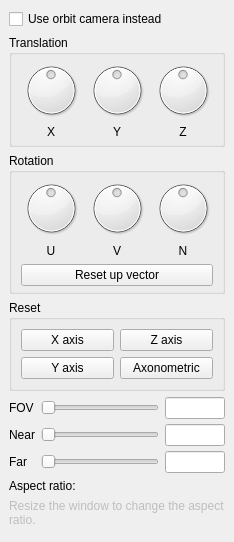
  <widget class="QDockWidget" name="camtransDock">
   <property name="windowTitle">
    <string>Camtrans</string>
   </property>
   <attribute name="dockWidgetArea">
    <number>1</number>
   </attribute>
   <widget class="QWidget" name="camtransDockContents">
    <layout class="QVBoxLayout" name="verticalLayout_10">
     <item>
      <widget class="QCheckBox" name="cameraOrbitCheckbox">
       <property name="text">
        <string>Use orbit camera instead</string>
       </property>
      </widget>
     </item>
     <item>
      <widget class="QGroupBox" name="cameraPosition">
       <property name="title">
        <string>Translation</string>
       </property>
       <layout class="QGridLayout" name="gridLayout">
        <property name="topMargin">
         <number>5</number>
        </property>
        <property name="bottomMargin">
         <number>5</number>
        </property>
        <property name="verticalSpacing">
         <number>5</number>
        </property>
        <item row="1" column="0">
         <widget class="QLabel" name="cameraPositionLabelX">
          <property name="text">
           <string>X</string>
          </property>
          <property name="alignment">
           <set>Qt::AlignCenter</set>
          </property>
         </widget>
        </item>
        <item row="1" column="1">
         <widget class="QLabel" name="cameraPositionLabelY">
          <property name="text">
           <string>Y</string>
          </property>
          <property name="alignment">
           <set>Qt::AlignCenter</set>
          </property>
         </widget>
        </item>
        <item row="1" column="2">
         <widget class="QLabel" name="cameraPositionLabelZ">
          <property name="text">
           <string>Z</string>
          </property>
          <property name="alignment">
           <set>Qt::AlignCenter</set>
          </property>
         </widget>
        </item>
        <item row="0" column="0">
         <widget class="QDial" name="transX">
          <property name="minimumSize">
           <size>
            <width>60</width>
            <height>60</height>
           </size>
          </property>
          <property name="maximumSize">
           <size>
            <width>60</width>
            <height>60</height>
           </size>
          </property>
          <property name="minimum">
           <number>-360</number>
          </property>
          <property name="maximum">
           <number>360</number>
          </property>
          <property name="singleStep">
           <number>10</number>
          </property>
          <property name="pageStep">
           <number>30</number>
          </property>
          <property name="orientation">
           <enum>Qt::Horizontal</enum>
          </property>
          <property name="invertedControls">
           <bool>true</bool>
          </property>
          <property name="wrapping">
           <bool>true</bool>
          </property>
         </widget>
        </item>
        <item row="0" column="1">
         <widget class="QDial" name="transY">
          <property name="minimumSize">
           <size>
            <width>60</width>
            <height>60</height>
           </size>
          </property>
          <property name="maximumSize">
           <size>
            <width>60</width>
            <height>60</height>
           </size>
          </property>
          <property name="minimum">
           <number>-360</number>
          </property>
          <property name="maximum">
           <number>360</number>
          </property>
          <property name="singleStep">
           <number>10</number>
          </property>
          <property name="pageStep">
           <number>30</number>
          </property>
          <property name="orientation">
           <enum>Qt::Horizontal</enum>
          </property>
          <property name="invertedControls">
           <bool>true</bool>
          </property>
          <property name="wrapping">
           <bool>true</bool>
          </property>
         </widget>
        </item>
        <item row="0" column="2">
         <widget class="QDial" name="transZ">
          <property name="minimumSize">
           <size>
            <width>60</width>
            <height>60</height>
           </size>
          </property>
          <property name="maximumSize">
           <size>
            <width>60</width>
            <height>60</height>
           </size>
          </property>
          <property name="minimum">
           <number>-360</number>
          </property>
          <property name="maximum">
           <number>360</number>
          </property>
          <property name="singleStep">
           <number>10</number>
          </property>
          <property name="pageStep">
           <number>30</number>
          </property>
          <property name="orientation">
           <enum>Qt::Horizontal</enum>
          </property>
          <property name="invertedControls">
           <bool>true</bool>
          </property>
          <property name="wrapping">
           <bool>true</bool>
          </property>
         </widget>
        </item>
       </layout>
      </widget>
     </item>
     <item>
      <widget class="QGroupBox" name="cameraRotation">
       <property name="enabled">
        <bool>true</bool>
       </property>
       <property name="title">
        <string>Rotation</string>
       </property>
       <layout class="QVBoxLayout" name="verticalLayout_13">
        <property name="topMargin">
         <number>5</number>
        </property>
        <property name="bottomMargin">
         <number>5</number>
        </property>
        <item>
         <widget class="QWidget" name="cameraRotation_2" native="true">
          <layout class="QGridLayout" name="gridLayout_15">
           <property name="margin">
            <number>0</number>
           </property>
           <item row="0" column="0">
            <widget class="QDial" name="rotU">
             <property name="minimumSize">
              <size>
               <width>60</width>
               <height>60</height>
              </size>
             </property>
             <property name="maximumSize">
              <size>
               <width>60</width>
               <height>60</height>
              </size>
             </property>
             <property name="minimum">
              <number>-360</number>
             </property>
             <property name="maximum">
              <number>360</number>
             </property>
             <property name="singleStep">
              <number>10</number>
             </property>
             <property name="pageStep">
              <number>30</number>
             </property>
             <property name="orientation">
              <enum>Qt::Horizontal</enum>
             </property>
             <property name="invertedControls">
              <bool>true</bool>
             </property>
             <property name="wrapping">
              <bool>true</bool>
             </property>
            </widget>
           </item>
           <item row="0" column="1">
            <widget class="QDial" name="rotV">
             <property name="minimumSize">
              <size>
               <width>60</width>
               <height>60</height>
              </size>
             </property>
             <property name="maximumSize">
              <size>
               <width>60</width>
               <height>60</height>
              </size>
             </property>
             <property name="minimum">
              <number>-360</number>
             </property>
             <property name="maximum">
              <number>360</number>
             </property>
             <property name="singleStep">
              <number>10</number>
             </property>
             <property name="pageStep">
              <number>30</number>
             </property>
             <property name="orientation">
              <enum>Qt::Horizontal</enum>
             </property>
             <property name="invertedControls">
              <bool>true</bool>
             </property>
             <property name="wrapping">
              <bool>true</bool>
             </property>
            </widget>
           </item>
           <item row="0" column="2">
            <widget class="QDial" name="rotN">
             <property name="minimumSize">
              <size>
               <width>60</width>
               <height>60</height>
              </size>
             </property>
             <property name="maximumSize">
              <size>
               <width>60</width>
               <height>60</height>
              </size>
             </property>
             <property name="minimum">
              <number>-360</number>
             </property>
             <property name="maximum">
              <number>360</number>
             </property>
             <property name="singleStep">
              <number>10</number>
             </property>
             <property name="pageStep">
              <number>30</number>
             </property>
             <property name="orientation">
              <enum>Qt::Horizontal</enum>
             </property>
             <property name="invertedControls">
              <bool>true</bool>
             </property>
             <property name="wrapping">
              <bool>true</bool>
             </property>
            </widget>
           </item>
           <item row="1" column="0">
            <widget class="QLabel" name="cameraRotationLabelYaw">
             <property name="text">
              <string>U</string>
             </property>
             <property name="alignment">
              <set>Qt::AlignCenter</set>
             </property>
            </widget>
           </item>
           <item row="1" column="1">
            <widget class="QLabel" name="cameraRotationLabelPitch">
             <property name="text">
              <string>V</string>
             </property>
             <property name="alignment">
              <set>Qt::AlignCenter</set>
             </property>
            </widget>
           </item>
           <item row="1" column="2">
            <widget class="QLabel" name="cameraRotationLabelRoll">
             <property name="text">
              <string>N</string>
             </property>
             <property name="alignment">
              <set>Qt::AlignCenter</set>
             </property>
            </widget>
           </item>
          </layout>
         </widget>
        </item>
        <item>
         <widget class="QPushButton" name="resetUpVector">
          <property name="text">
           <string>Reset up vector</string>
          </property>
         </widget>
        </item>
       </layout>
      </widget>
     </item>
     <item>
      <widget class="QGroupBox" name="cameraResetAxis">
       <property name="minimumSize">
        <size>
         <width>0</width>
         <height>0</height>
        </size>
       </property>
       <property name="title">
        <string>Reset</string>
       </property>
       <layout class="QGridLayout" name="gridLayout_14">
        <item row="0" column="0">
         <widget class="QPushButton" name="xAxisButton">
          <property name="text">
           <string>X axis</string>
          </property>
         </widget>
        </item>
        <item row="1" column="0">
         <widget class="QPushButton" name="yAxisButton">
          <property name="text">
           <string>Y axis</string>
          </property>
         </widget>
        </item>
        <item row="0" column="1">
         <widget class="QPushButton" name="zAxisButton">
          <property name="text">
           <string>Z axis</string>
          </property>
         </widget>
        </item>
        <item row="1" column="1">
         <widget class="QPushButton" name="axonometricButton">
          <property name="text">
           <string>Axonometric</string>
          </property>
         </widget>
        </item>
       </layout>
      </widget>
     </item>
     <item>
      <widget class="QWidget" name="cameraFrustum" native="true">
       <layout class="QGridLayout" name="gridLayout_5">
        <property name="verticalSpacing">
         <number>5</number>
        </property>
        <property name="margin">
         <number>0</number>
        </property>
        <item row="0" column="0">
         <widget class="QLabel" name="cameraFovLabel">
          <property name="text">
           <string>FOV</string>
          </property>
         </widget>
        </item>
        <item row="0" column="3">
         <widget class="QLineEdit" name="cameraFovTextbox">
          <property name="minimumSize">
           <size>
            <width>60</width>
            <height>0</height>
           </size>
          </property>
          <property name="maximumSize">
           <size>
            <width>60</width>
            <height>16777215</height>
           </size>
          </property>
         </widget>
        </item>
        <item row="0" column="1">
         <widget class="QSlider" name="cameraFovSlider">
          <property name="minimumSize">
           <size>
            <width>100</width>
            <height>0</height>
           </size>
          </property>
          <property name="orientation">
           <enum>Qt::Horizontal</enum>
          </property>
         </widget>
        </item>
        <item row="1" column="0">
         <widget class="QLabel" name="cameraNearLabel">
          <property name="text">
           <string>Near</string>
          </property>
         </widget>
        </item>
        <item row="1" column="3">
         <widget class="QLineEdit" name="cameraNearTextbox">
          <property name="minimumSize">
           <size>
            <width>60</width>
            <height>0</height>
           </size>
          </property>
          <property name="maximumSize">
           <size>
            <width>60</width>
            <height>16777215</height>
           </size>
          </property>
         </widget>
        </item>
        <item row="2" column="0">
         <widget class="QLabel" name="cameraFarLabel">
          <property name="text">
           <string>Far</string>
          </property>
         </widget>
        </item>
        <item row="2" column="3">
         <widget class="QLineEdit" name="cameraFarTextbox">
          <property name="minimumSize">
           <size>
            <width>60</width>
            <height>0</height>
           </size>
          </property>
          <property name="maximumSize">
           <size>
            <width>60</width>
            <height>16777215</height>
           </size>
          </property>
         </widget>
        </item>
        <item row="1" column="1">
         <widget class="QSlider" name="cameraNearSlider">
          <property name="minimumSize">
           <size>
            <width>100</width>
            <height>0</height>
           </size>
          </property>
          <property name="orientation">
           <enum>Qt::Horizontal</enum>
          </property>
         </widget>
        </item>
        <item row="2" column="1">
         <widget class="QSlider" name="cameraFarSlider">
          <property name="minimumSize">
           <size>
            <width>100</width>
            <height>0</height>
           </size>
          </property>
          <property name="orientation">
           <enum>Qt::Horizontal</enum>
          </property>
         </widget>
        </item>
       </layout>
      </widget>
     </item>
     <item>
      <widget class="QLabel" name="cameraAspectRatio">
       <property name="text">
        <string>Aspect ratio:</string>
       </property>
      </widget>
     </item>
     <item>
      <widget class="QLabel" name="label">
       <property name="enabled">
        <bool>false</bool>
       </property>
       <property name="text">
        <string>Resize the window to change the aspect ratio.</string>
       </property>
       <property name="wordWrap">
        <bool>true</bool>
       </property>
      </widget>
     </item>
     <item>
      <widget class="QWidget" name="cameraDockEmptySpace" native="true">
       <property name="sizePolicy">
        <sizepolicy hsizetype="Preferred" vsizetype="Expanding">
         <horstretch>0</horstretch>
         <verstretch>0</verstretch>
        </sizepolicy>
       </property>
      </widget>
     </item>
    </layout>
   </widget>
  </widget>
